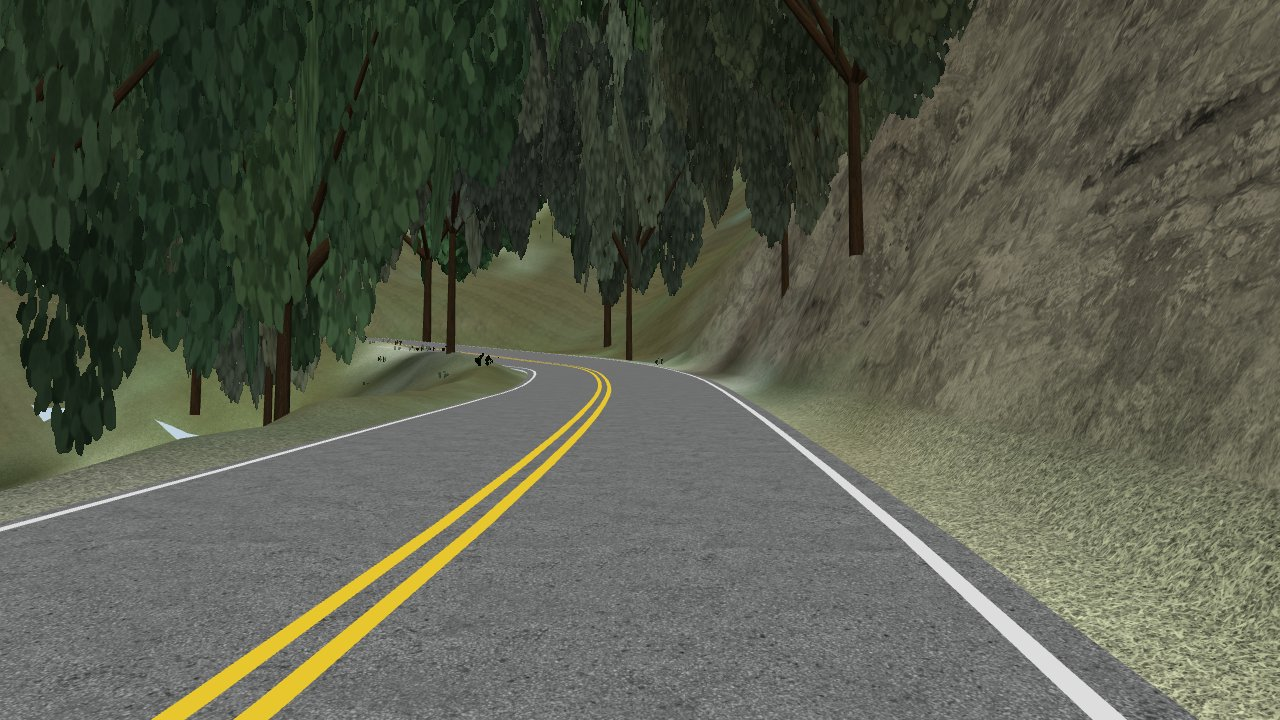
#> input picture assets/corner_03_s01906_drive.jpg, 1280 x 720 px
$ python -i terrain_macro.py   (imports and definitions only)
#> lines starting #> are read from the running program, lines starting #| are printed output that depends on the picture
#> further down, picture is the input picture: PIL image 1280x720 RGB; mean R, G, B 87.5, 91.1, 76.3
"""Terrain macro colour layer (no more tilemap), used by 22_build_kn5.py.

Shader: ksPerPixelMultiMap. AC combines detail as a plain multiply where txDiffuse alpha is 0:
    colour = txDiffuse.rgb * lerp(txDetail(uv * detailUVMultiplier).rgb, 1, txDiffuse.a)
(the Kunos car workflow: AO diffuse with black alpha x body-colour detail; see docs/phase2/CSP_PURE.md).

  txDiffuse = unique per-chunk macro map (MACRO_PX^2 over the chunk's square UV window from 21):
              USGS ortho (1 m, summer-gold) re-graded to the spring GoPro palette (open/bright -> spring grass,
              dark/canopy -> leaf litter), + fbm noise at ~6/20/60 m + unique fbm. Stored as the spring
              colour / MACRO_MEAN (alpha 0 = detail everywhere).
  txDetail  = the calibrated class texture (ground / bank / litter, ~6 m period), x MACRO_MEAN / reference colour
              so macro x detail keeps the materials.yaml albedo on average.
Scales: ortho (~1.5 m) + fbm 6/20/60 m unique in the macro, ~5-6 m class detail (per-class periods) -> 3+ scales, no visible period.
"""
import io, json
import numpy as np
from PIL import Image
from scipy.ndimage import map_coordinates, gaussian_filter, zoom

MACRO_PX = 1024
MACRO_VAR = 0.6      # fraction of the ortho/fbm colour deviation kept in the macro
MACRO_MEAN = 0.8      # raw (sRGB-space) mean of the macro multiplier; detail textures are divided by it
DETAIL_PERIOD = {"ground": 6.1, "bank": 5.3, "litter": 5.7}   # m per detail tile
ROCK_BASE_M, ROCK_DETAIL_MULT = 20.0, 4.3                    # rock: 20 m diffuse tile x 4.65 m detail tile


# [7 lines left out: function _fbm, not called in this run]


class Ortho:
    # [44 lines left out: functions __init__, sample, macro_map, not called in this run]


def tile_gray_from(img, n=512):
#> called with n = 512
    g = np.asarray(img.convert("L").resize((n, n)), np.float32)
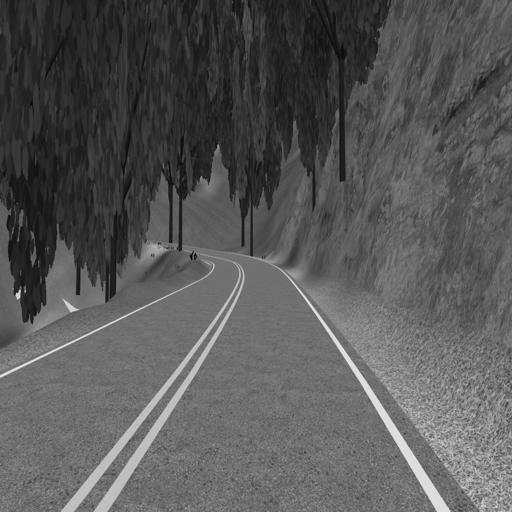
#> g: shape (512, 512) float32; min 0, max 230, mean 88.3
    g = gaussian_filter(g, n / 17.3 * 0.6, mode="wrap")   # >= ~1 m features: no aliasing at macro resolution
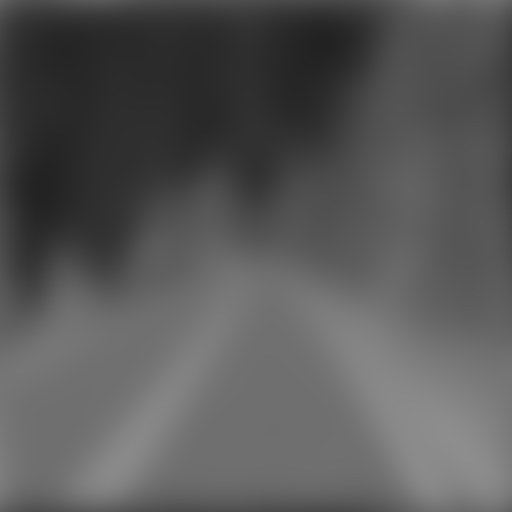
#> g: shape (512, 512) float32; min 34.31, max 142.1, mean 88.3
    return (g - g.mean()) / (g.std() + 1e-6)
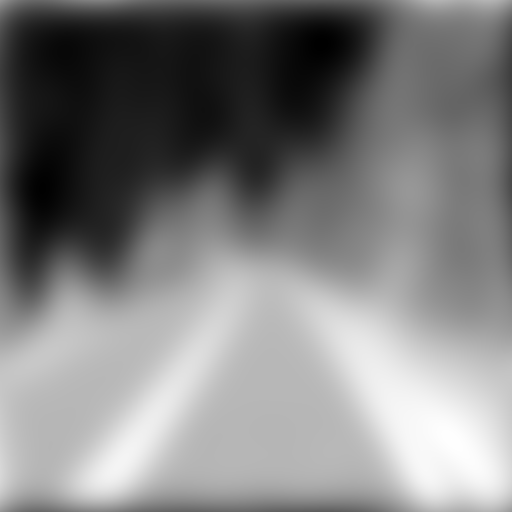
#> returned value: shape (512, 512) float32; min -1.79, max 1.78, mean -2.79e-08; drawn with min black and max white


# [23 lines left out: functions macro_ref, detail_from, rock_textures, not called in this run]

>>> from PIL import Image
>>> picture = Image.open('../../assets/corner_03_s01906_drive.jpg')
>>> result = tile_gray_from(picture)
